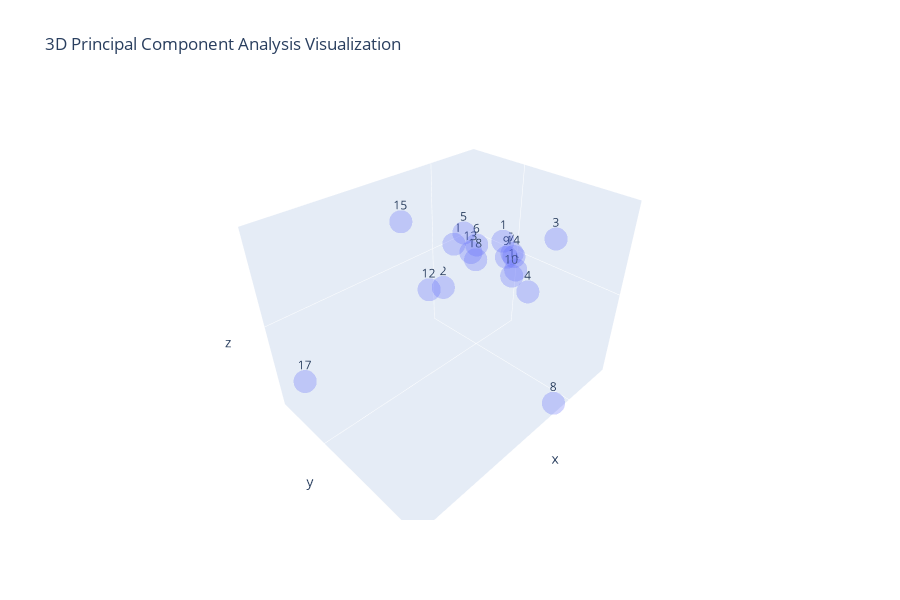

Notebook source saved alongside this figure:
### Code cell
plt.figure(figsize = (10,10))
fig = px.scatter_3d(x = pca_3x_score[:, 0], y = pca_3x_score[:, 1],
                    z = pca_3x_score[:, 2], text = [str(i+1) for i in range(18)],
                    opacity = 0.3, title = '3D Principal Component Analysis Visualization')

fig.update_layout(scene = dict(xaxis = dict(showgrid = False, showticklabels = False),
                               yaxis = dict(showgrid = False, showticklabels = False),
                               zaxis = dict(showgrid = False, showticklabels = False)))
fig.show()

### Figure 1 — Plotly figure (JSON) as saved in the notebook; plotly's stock layout.template omitted (floating-point values rounded to 4 significant figures)
{"data": [{"hoverlabel": {"namelength": 0}, "hovertemplate": "x=%{x}<br>y=%{y}<br>z=%{z}<br>text=%{text}", "legendgroup": "", "marker": {"color": "#636efa", "opacity": 0.3, "symbol": "circle"}, "mode": "markers+text", "name": "", "scene": "scene", "showlegend": false, "text": ["1", "2", "3", "4", "5", "6", "7", "8", "9", "10", "11", "12", "13", "14", "15", "16", "17", "18"], "type": "scatter3d", "x": [-2.943, -5.428, 31.94, -39.57, -2.988, -36.15, -45.58, 16.94, -16.89, -29.0, -22.86, 61.47, -6.123, -40.76, 46.46, -46.67, 166.4, -28.24], "y": [21.62, -51.21, 92.75, 25.76, -22.26, -36.32, -0.4149, 101.9, 15.64, 13.77, -54.0, 1.597, -16.23, 5.585, -47.26, 4.566, -25.59, -29.9], "z": [36.61, -42.15, 77.29, -27.63, 28.53, -0.897, 0.1647, -76.59, 13.79, -11.15, -1.749, 9.945, 10.31, 1.031, 47.4, -16.01, -37.46, -11.43]}], "layout": {"height": 600, "legend": {"tracegroupgap": 0}, "scene": {"domain": {"x": [0, 1], "y": [0, 1]}, "xaxis": {"showgrid": false, "showticklabels": false, "title": {"text": "x"}}, "yaxis": {"showgrid": false, "showticklabels": false, "title": {"text": "y"}}, "zaxis": {"showgrid": false, "showticklabels": false, "title": {"text": "z"}}}, "title": {"text": "3D Principal Component Analysis Visualization"}}}
